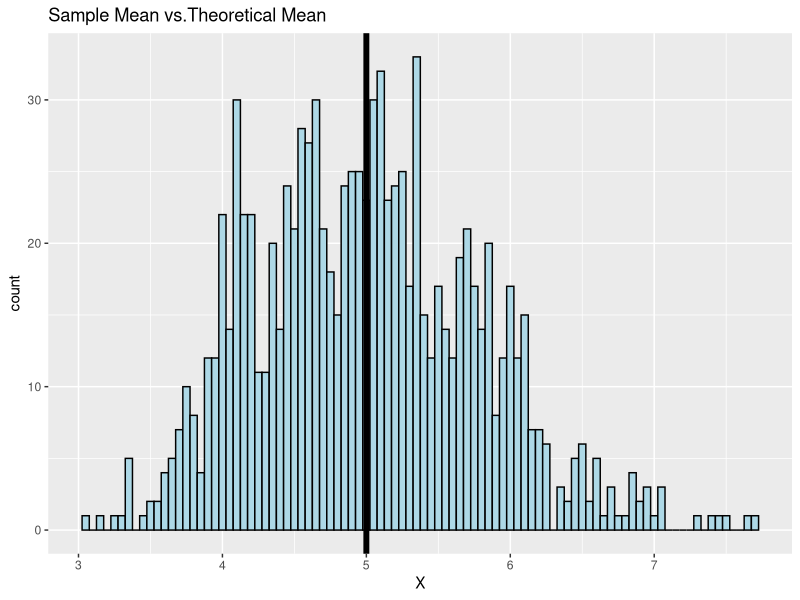
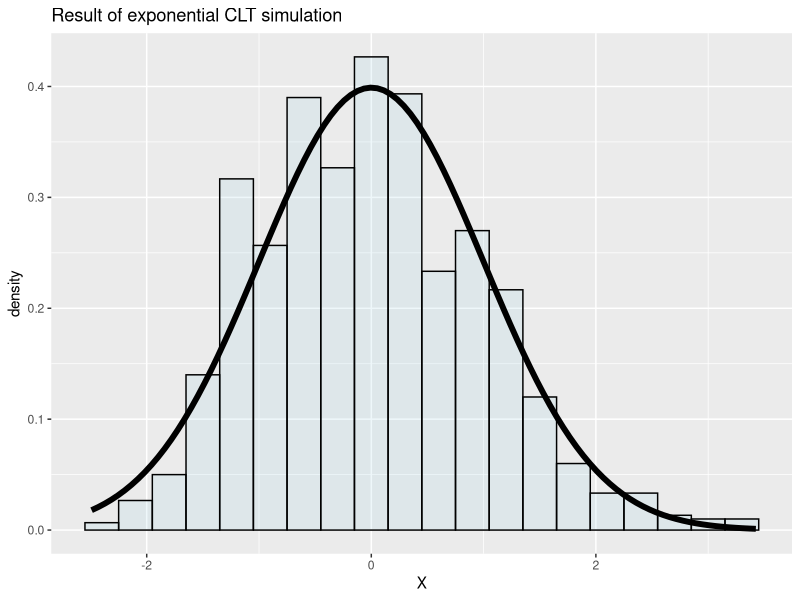

Write the R code that produced these figures, in order.
## ---- chunk 1
  # 1000 simulations
  nosim <- 1000
  
  # num samples per simulation
  n <- 40
  
  # lambda
  lambda <- 0.2
  
  # mean
  mean.pop <- 1/lambda
  
  # variance
  var.pop <- 1/lambda

  # Generate simulated data
  rexp_samples <- matrix(rexp(n*nosim, rate=lambda), nosim, n)
  
  # Calc sample means for the 1000 simulations
  rexp_samples_means <- matrix(apply(rexp_samples, 1, mean))
## ---- chunk 2
library(ggplot2)

g = ggplot(data.frame(rexp_samples_means = rexp_samples_means), 
           aes(x = rexp_samples_means)) +
  geom_histogram(color = "black", fill = "lightblue", binwidth = 0.05) +
  geom_vline(size=2, xintercept = 1/lambda) +
  labs(x="X") +
  labs(title="Sample Mean vs.Theoretical Mean")

print(g)  
## ---- chunk 3
sample_var <- var(rexp_samples_means)
theoretical_var <- (1/lambda)^2/n
## ---- chunk 4
cfunc <- function(x) {
  n <- 40
  lambda <- 0.2
  mu <- 1/lambda
  
  # variance
  variance <- (1/lambda) ^ 2
  
  # standard error of the mean
  sem <- sqrt(variance/n)
  
  # CLT
  x_norm <- (x - mu) / sem
  x_norm
}

norm_simmeans <- apply(rexp_samples_means, 1, cfunc)
## ---- chunk 5

g <- ggplot(data.frame(norm_simmeans=norm_simmeans), aes(x = norm_simmeans)) + 
  geom_histogram(alpha = .20, 
                 binwidth=.3, 
                 fill = "lightblue", 
                 colour = "black", 
                 aes(y = ..density..)) +
  stat_function(fun = dnorm, size = 2) + 
  labs(x="X") +
  labs(title="Result of exponential CLT simulation")
  
print(g)
